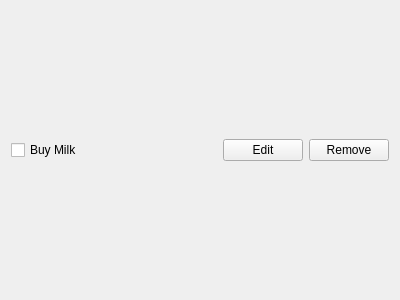
<?xml version="1.0" encoding="UTF-8"?>
<ui version="4.0">
 <class>Task</class>
 <widget class="QWidget" name="Task">
  <property name="geometry">
   <rect>
    <x>0</x>
    <y>0</y>
    <width>400</width>
    <height>300</height>
   </rect>
  </property>
  <property name="windowTitle">
   <string>Form</string>
  </property>
  <layout class="QHBoxLayout" name="horizontalLayout">
   <item>
    <widget class="QCheckBox" name="checkBox">
     <property name="text">
      <string>Buy Milk</string>
     </property>
    </widget>
   </item>
   <item>
    <spacer name="horizontalSpacer">
     <property name="orientation">
      <enum>Qt::Horizontal</enum>
     </property>
     <property name="sizeHint" stdset="0">
      <size>
       <width>40</width>
       <height>20</height>
      </size>
     </property>
    </spacer>
   </item>
   <item>
    <widget class="QPushButton" name="editButton">
     <property name="text">
      <string>Edit</string>
     </property>
    </widget>
   </item>
   <item>
    <widget class="QPushButton" name="removeButton">
     <property name="text">
      <string>Remove</string>
     </property>
    </widget>
   </item>
  </layout>
 </widget>
 <resources/>
 <connections/>
</ui>
